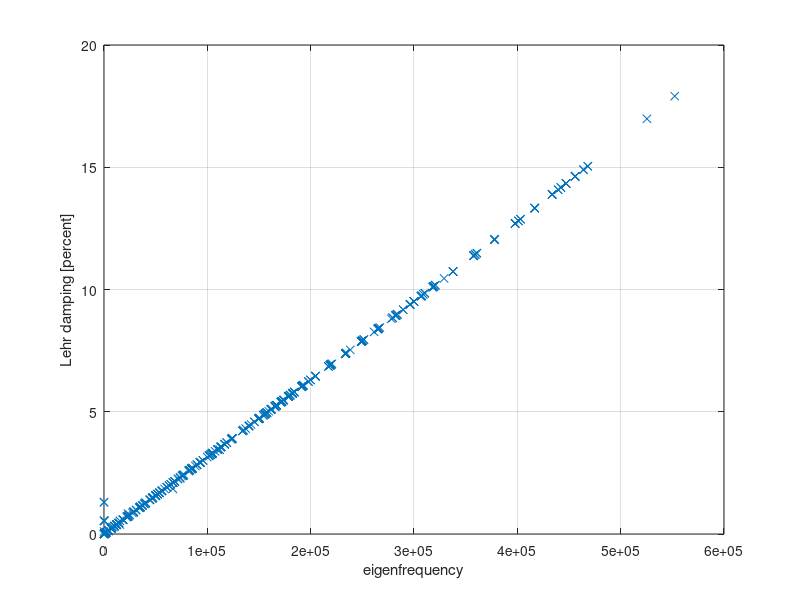

MATLAB code to generate this figure:
%% Geradin, Rixen 2015: Mechanical Vibrations kap. 3.1.3
% proportinal damping for unknown mode-damping
% spectral expansion for known mode-damping
%
% Ziel:
% beta_rr = 2*epsilon_r*omega_0r*mu_r,  fuer r<=m
% beta_rr = a*omega_0r^2*mu_r,          fuer r> m
% 
% beta_rr: Eintraege der Diagonalen-Modalen Daempfungsmatrix
% epsilon_r: Lehrsches Daempfungsmass
% omega_r0: ungedaempfte Eigenfrequenz Nummer r
% mue_r: modale Masse
% a: Steigung der modalen Daempfung
clear

%% Lade die Daten
load('rotor_with_bearing_only.mat')
% K = r.rotor.matrices.K;
% M = r.rotor.matrices.M;
% eigentlich muss eingespanntes System betrachtet werden, da es im Exp. ja auch eingespannt ist
K = rotor_with_bearing_only.K;
M = rotor_with_bearing_only.M;

[EV,EW]=eig(K,M); %Loese volles EW-Problem, X ist bereits mass normalized
omega = real(sqrt(diag(EW))); 
[~,i] = sort(abs(omega));
omega_0 = omega(i);
X = EV(:,i);
% % baue Paare von EW, wg. sqrt
% for k = 2:length(omega_0)
%     omegatmp(2*k-1:2*k) = [omega_0(k), omega_0(k)];
%     Xtmp(:,2*k-1:2*k) = [X(:,k), X(:,k)];
% end
% X=Xtmp;
% omega_0 = omegatmp;

f_0 = omega_0/2/pi;
mu = diag(X.'*M*X);

% waehle a, z.B. sodass die Mode mit der hoechsten Eigenfreq die Lehrsche Daempfung 1 hat
a = 1e-7;

% proportional damping
C_p = a*K;

% setze die bekannten Daempfungen
% VORGEHEN: Betrachte zunaechts f_0 und vergliche mit f aus Experiment,
% ordne dann passende Daempfungen zu
epsilon = NaN(1,13);
% epsilon(1) = 0.01301; % 14.6 Hz in Sim %16.7 Hz in Exp %TORSION
epsilon(2:3) = 0.01301; % 14.7 Hz in Sim %16.7 Hz in Exp
% epsilon(4) = 0.02548;%41.3 Hz in Sim, 52.6Hz in Exp %TORSION
% epsilon(5:6) = 0.02548;%58.1 Hz in Sim, 52.6Hz in Exp %KEIN SICHERER WERT
% epsilon(7:8) = 0.02548;%58.8 Hz in Sim, 52.6Hz in Exp %KEIN SICHERER WERT
% epsilon(9) = 0.02548;%64.4 Hz in Sim, 52.6Hz in Exp %KEIN SICHERER WERT %TORSION
epsilon(10:11) = 0.005362; % 102.5 Hz in Sim %103.1 Hz in Exp
epsilon(12:13) = 0.005379; % 159.0 Hz in Sim %166.8 Hz in Exp


% spectral expansion
C_se = zeros(size(K));
for s = find(~isnan(epsilon))
    C_se = C_se + K*X(:,s) * (2*epsilon(s)/(omega_0(s)^3*mu(s)) - a/(omega_0(s)^2*mu(s))) * X(:,s).'*K;
end


% gesamte Daempfugnsmatrix
C = C_p + C_se;

%% Teste System mit Daempfung:
[EV,EW]=polyeig(K,C,M);
[~,i] = sort(abs(imag(EW)));
EW = EW(i);
EV = EV(:,i);
i = find(imag(EW)>0);
EW = EW(i);
EV = EV(:,i);
eigenfreq = imag(EW)/2/pi;
D_Lehr = -real(EW)./imag(EW);
figure
plot(eigenfreq,D_Lehr*100,'x')
xlabel('eigenfrequency')
ylabel('Lehr damping [percent]')
% ylim([0 100])
grid on

% save D_damping_modal_expansion C % wenn Ergebnis zufriedenstellend -> abspeichern